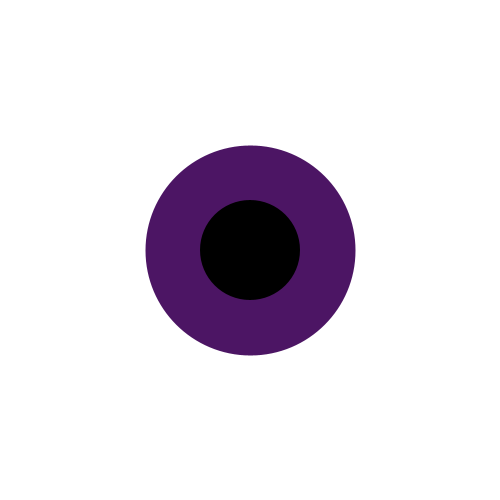
Frame 1 (no input)
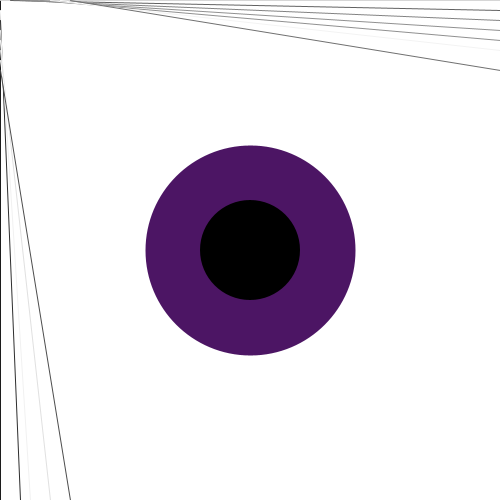
Frame 60 (the mouse pressed at the canvas centre just before this capture)
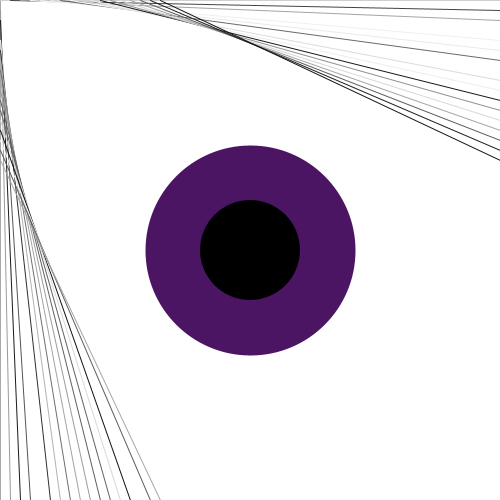
Frame 120 (the mouse held since frame 60 and released just before this capture)

The Processing sketch that drew these frames (run headless with seeded random() and noise(); from frame 60 on, the mouse is pressed at the canvas centre):

// Processing sketch: d05_hw02_forLoop_eye
// ── d05_hw02_forLoop_eye.pde
int endY;
int endX;

void setup() {
  size(500, 500);
  frameRate(5);
  colorMode(HSB);
  endY = 0;
  endX = 0;
}

void draw() {
  background(255);
  for (int y=0; y<endY; y+=10) {
    strokeWeight(1);
    stroke(random(360));
    line(0, y, y, width);
  }
  
  endY +=10;
  
  if (endY > height) {
    endY = 0;
  }
    
  for(int x=0; x < endX; x+=10) {
    strokeWeight(1);
    stroke(random(360));
    line(x, 0, height, x);
  }
  
  endX +=10;
  
  if(endX > width) {
    endX =0;
  }
  
  stroke(200, 200, 100);
  strokeWeight(10);
  fill(200, 200, 100);
  ellipse(width/2, height/2, 200, 200);
  
  noStroke();
  fill(0);
  ellipse(width/2, height/2, 100, 100);
}
